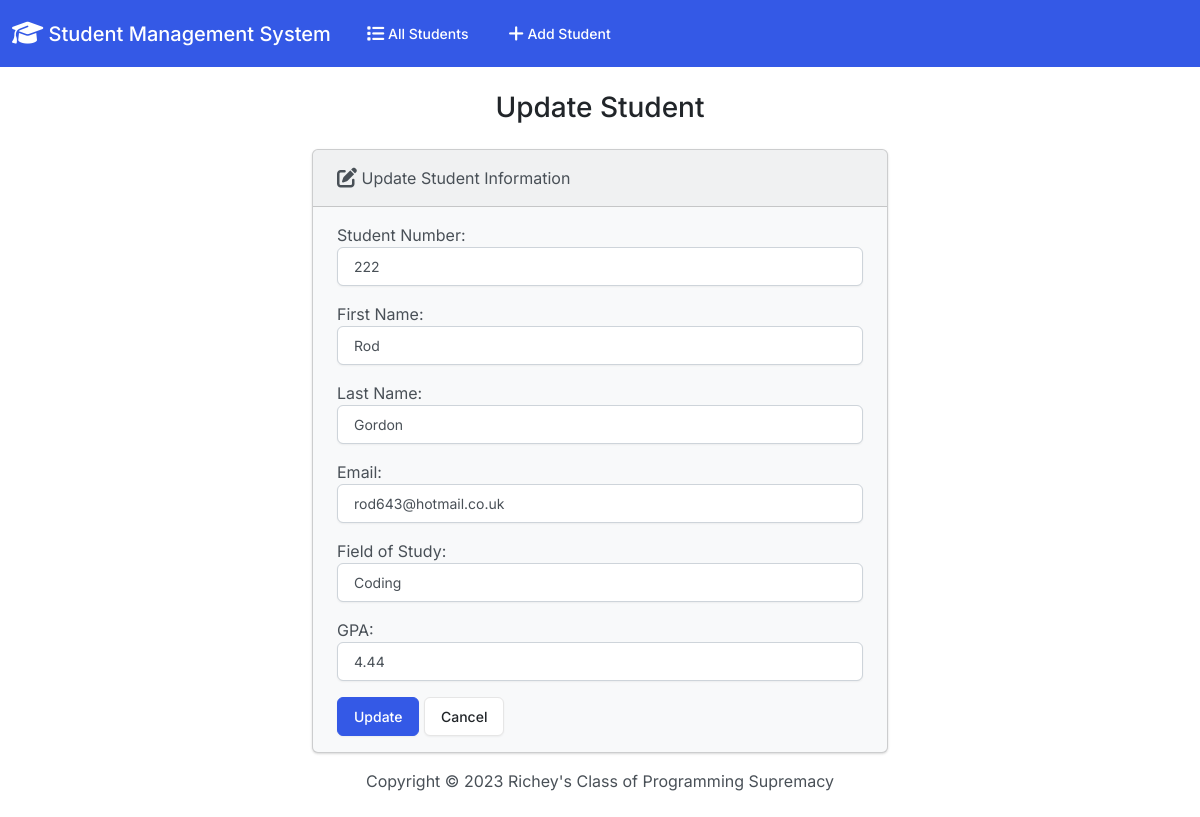
Screenshot of /edit/1 with the database file from the repository.
### students/models.py (models this page shows, shortened)
class Student(models.Model):
    student_number = models.PositiveIntegerField()
    first_name = models.CharField(max_length=50)
    last_name = models.CharField(max_length=50)
    email = models.EmailField(max_length=100)
    field_of_study = models.CharField(max_length=50)
    gpa = models.FloatField()

### students/views.py (the view)
# urls.py: path('edit/<int:id>', views.edit, name='edit'),
def edit(request, id):
    if request.method == "POST":
        student = Student.objects.get(pk=id)
        form = StudentForm(request.POST, instance=student)
        if form.is_valid():
            form.save()
            return render(
                request, "students/edit.html", {"form": form, "success": True}
            )
    else:
        student = Student.objects.get(pk=id)
        form = StudentForm(instance=student)
    return render(request, "students/edit.html", {"form": form})

### students/forms.py
class StudentForm(forms.ModelForm):
    class Meta:
        model = Student
        fields = [
            "student_number",
            "first_name",
            "last_name",
            "email",
            "field_of_study",
            "gpa",
        ]
        labels = {
            "student_number": "Student Number",
            "first_name": "First Name",
            "last_name": "Last Name",
            "email": "Email",
            "field_of_study": "Field of Study",
            "gpa": "GPA",
        }
        widgets = {
            "student_number": forms.NumberInput(attrs={"class": "form-control"}),
            "first_name": forms.TextInput(attrs={"class": "form-control"}),
            "last_name": forms.TextInput(attrs={"class": "form-control"}),
            "email": forms.EmailInput(attrs={"class": "form-control"}),
            "field_of_study": forms.TextInput(attrs={"class": "form-control"}),
            "gpa": forms.NumberInput(attrs={"class": "form-control"}),
        }

### students/templates/students/edit.html (shortened to what this page needs)
{% extends "students/base.html" %}
{% block body %}
    <h3 class="text-center m-4">Update Student</h3>
    {% if success %}
        <div class="alert alert-success" role="alert">
            The student information was changed successfully.
            <a href="{% url 'index' %}" class="alert-link">Go to Home Page</a>
        </div>
    {% else %}
    <div class="row justify-content-center">
        <div class="col-6">
            <div class="card bg-light mb-3">
                <div class="card-header">
                    <i class="fa-solid fa-pen-to-square fa-lg"></i> Update Student Information
                </div>
                <div class="card-body">
                    <form action="" method="POST">
                        {{ form.as_p }}
                        <button type="submit" class="btn btn-primary">Update</button>
                        <a href="{% url 'index' %}" class="btn btn-secondary">Cancel</a>
                    </form>
                </div>
              </div>
        </div>
    </div>
    {% endif %}
{% endblock %}

### rows the page displays
Student: student_number "222", first_name "Rod", last_name "Gordon", email "rod643@hotmail.co.uk", field_of_study "Coding", gpa "4.44"
